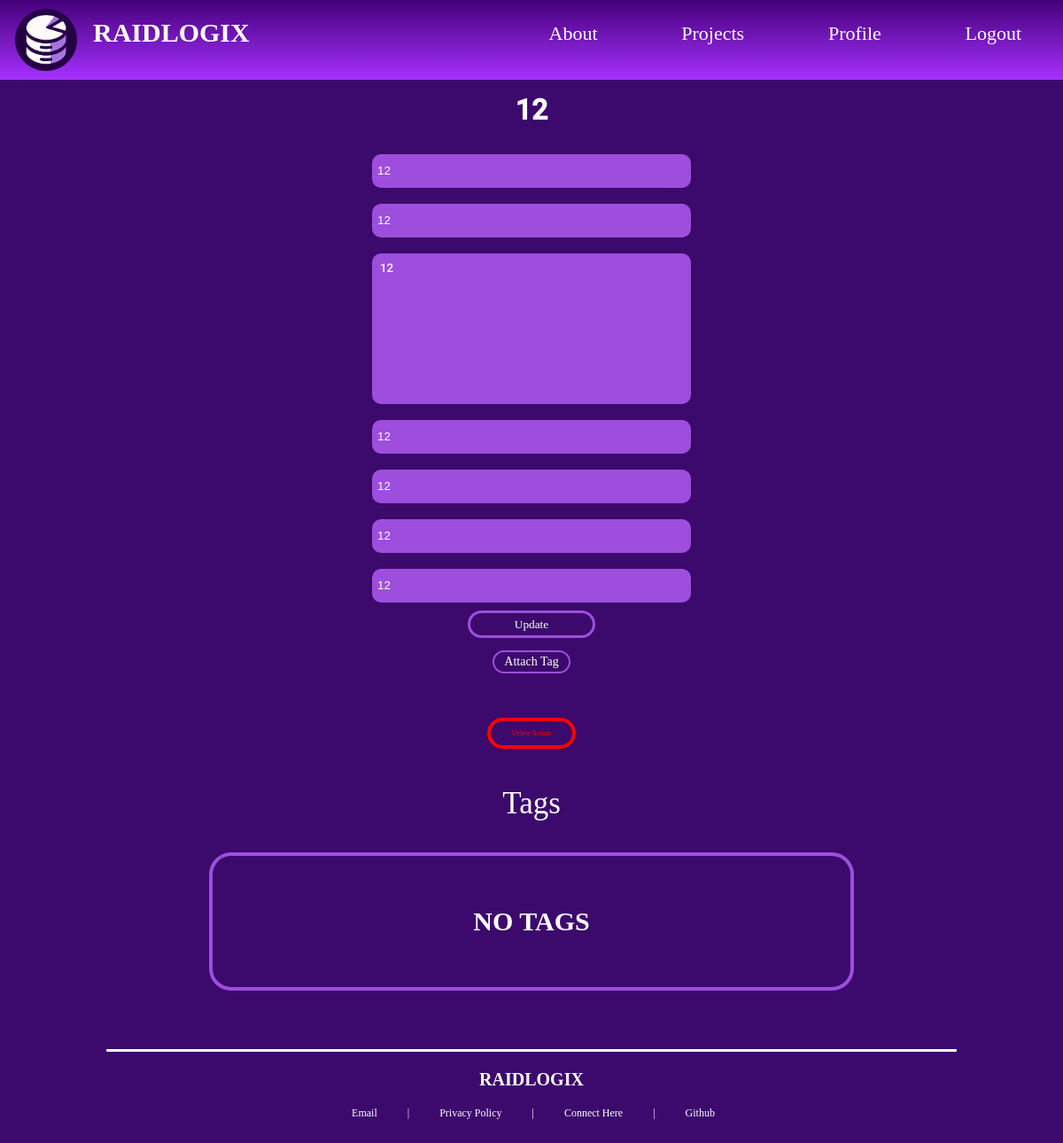
The app's page /projects/1/actions/1/ (signed in) with its own data.
### raidlogix/models.py (models this page shows)
class action(models.Model):
    created = models.CharField(max_length=50)
    name = models.CharField(max_length=50)
    owner = models.CharField(max_length=50)
    description = models.TextField()
    due_date = models.CharField(max_length=50)
    state = models.CharField(max_length=50)
    action_source = models.CharField(max_length=50)
    importance = models.IntegerField()
    project = models.ForeignKey(project, on_delete=models.CASCADE)

### raidlogix/views.py (the view, shortened to what this page needs)
# urls.py: path('projects/<int:project_pk>/actions/<int:action_pk>/', views.view_action, name="view_action"),
@login_required
def view_action(request, project_pk, action_pk):
    this_project = get_object_or_404(project, pk=project_pk)
    if not user_projects.objects.filter(user=request.user, project=this_project).exists():
        return HttpResponseForbidden("You do not have permission to access this project.")
    this_action = get_object_or_404(action, pk=action_pk, project=this_project)
    form = AddActionForm(instance=this_action)
    current_user = request.user
    action_tags = ActionTags.objects.filter(action=this_action)
    context = {
        'project': this_project,
        'form':form,
        'action': this_action,
        'action_tags':action_tags,
    }
    return render(request, 'view_action.html', context=context)

### raidlogix/forms.py
class AddActionForm(ModelForm):
    class Meta:
        model = action
        fields = ['created', 'name', 'description', 'due_date', 'state', 'action_source', 'importance']
        labels = {
            'created': '',
            'name': '',
            'description': '',
            'due_date': '',
            'state': '',
            'action_source': '',
            'importance': '',
        }
        widgets = {
            'created': forms.TextInput(attrs={'placeholder': 'Date Created'}),
            'name': forms.TextInput(attrs={'placeholder': 'Name'}),
            'description': forms.Textarea(attrs={'placeholder': 'Description'}),
            'state': forms.TextInput(attrs={'placeholder': 'State'}),
            'due_date': forms.TextInput(attrs={'placeholder': 'Due Date'}),
            'importance': forms.NumberInput(attrs={'placeholder': 'Importance'}),
            'action_source': forms.TextInput(attrs={'placeholder': 'Action Source'}),
        }

### raidlogix/templates/view_action.html (shortened to what this page needs)
{% extends 'h_and_f.html' %}
{% load static %}
{% block content %}
<div id="block-add-risk">
    <h1 id="add-attribute-header">{{ form.name.value }}</h1>
    <form action="" method="post" class="add-attribute-form">
        {{ form.created }}
        {{ form.name }}
        <div class="add-action-form-textarea">
            {{ form.description }}
        </div>
        {{ form.due_date }}
        {{ form.state }}
        {{ form.action_source }}
        {{ form.importance }}
        <a href="#" id="add-attribute-submit-a"><input id="add-attribute-submit" type="submit" value="Update"/></a>
        <div id="attach-tag-button"><div class="submenu-item"><a href="{% url 'actions_tag' project.pk action.pk %}">Attach Tag</a></div></div>
        <button type="submit" class="delete-attribute" name="delete_action" onclick="return confirm('Are you sure you want to delete this action?');">
            Delete Action
        </button>
    </form>
    <p id="attribute-tags-header" class="cool-text">Tags</p>
    <div class="view-tags-container">
        {% if action_tags.count == 0 %}
            <h1 id="empty-projects">NO TAGS</h1>
        {% endif %}
    </div>
</div>
{% endblock content %}

### raidlogix/static/main.css (style rules this page uses)
html { background-color:#3C096C; margin: 0%; padding: 0%; }
body { height: auto; display: flex; flex-direction: column; align-items: center; margin: 0%; padding: 0%; }
.cool-text { font-family: "Request"; color: white; }
.submenu-item { font-family: "Request"; font-size: 14px; padding-bottom:4%; padding-top: 4%; padding-left:15%; padding-right:15%; margin: 3%; background-color: #3C096C; border-style: solid; border-color: #9D4EDD; border-width: 2px; text-align: center; border-radius: 20px; width: 100%; transition: transform .125s, background-color .125s; }
.submenu-item a { text-decoration: none; color: #FFFFFF; }
#empty-projects { font-family: "Request"; font-size: 30px; color: white; margin-bottom: 6.25%; margin-top: 6.25%; }
#block-add-risk { display: flex; flex-direction: column; align-items: center; width: 100%; margin-top: 7%; padding-bottom:1%; }
.add-attribute-form { display: flex; flex-direction: column; align-items: center; text-align: center; width: 100%; vertical-align: middle; font-family: "Roboto-Medium"; }
.add-attribute-form > input { margin-top:0.75%; margin-bottom:0.75%; width: 30%; background-color: #9D4EDD; padding-bottom: 0.75%; padding-top: 0.75%; padding-left: 0.5%; padding-right: 0.5%; line-height:1.5; border-width: 0px; color: #FFFFFF; border-radius: 10px; box-sizing: border-box; display: flex; flex-direction: column; justify-content: center; }
.add-attribute-form > input::placeholder { color: #FFFFFF; font-family: "Request"; font-size: 10px; }
.add-attribute-form textarea { display: flex; flex-direction: column; align-items: center; resize: none; background-color: #9D4EDD; border-width: 0px; color: #fff; padding: 3%; border-radius: 10px; width: 100%; position: relative; right:56px; font-family: "Roboto-Medium"; height: 152px; }
.add-attribute-form textarea::placeholder { color: #fff; font-family: "Request"; font-size: 10px; }
#add-attribute-submit-a { width: 20%; }
#add-attribute-submit { font-family: "Request"; width: 60%; background-color: #3C096C; padding: 2%; border-radius: 22px; border-color: #9D4EDD; border-width: 3px; border-style: solid; color: #fff; text-align: center; transition: transform .125s, background-color .125s; }
#add-attribute-header { font-family: "Roboto-Medium"; color: #fff; }
.add-action-form-textarea { display: flex; flex-direction: row; justify-content: center; width: 100%; }
.add-action-form-textarea textarea { width: 28.5%; padding: 0.75%; position: relative; left: 0.001%; margin-top: 0.75%; margin-bottom: 0.75%; }
.delete-attribute { background-color: transparent; border-color: red; border-width: 4px; border-radius: 30px; border-style: solid; margin-top: 4%; color: red; padding: 0.75%; padding-left: 2%; padding-right: 2%; font-family: "Request"; font-size: 8px; transition: transform 0.2s, background-color 0.2s, color 0.2s; }
#attach-tag-button { text-align: center; display: flex; flex-direction: column; align-items: center; margin-top: 1%; }
.view-tags-container { display: flex; flex-direction: column; align-items: center; width: 60%; height: auto; border-color: #9D4EDD; border-width: 4px; border-style: solid; border-radius: 25px; padding-top: 1%; padding-bottom: 1%; color: #fff; margin-bottom: 1%; }
#attribute-tags-header { font-size: 35px; margin-top: 3.5%; }

### records on screen
action: name.value "12", created "12", name "12", description "12", due_date "12", state "12", action_source "12", importance "12"
